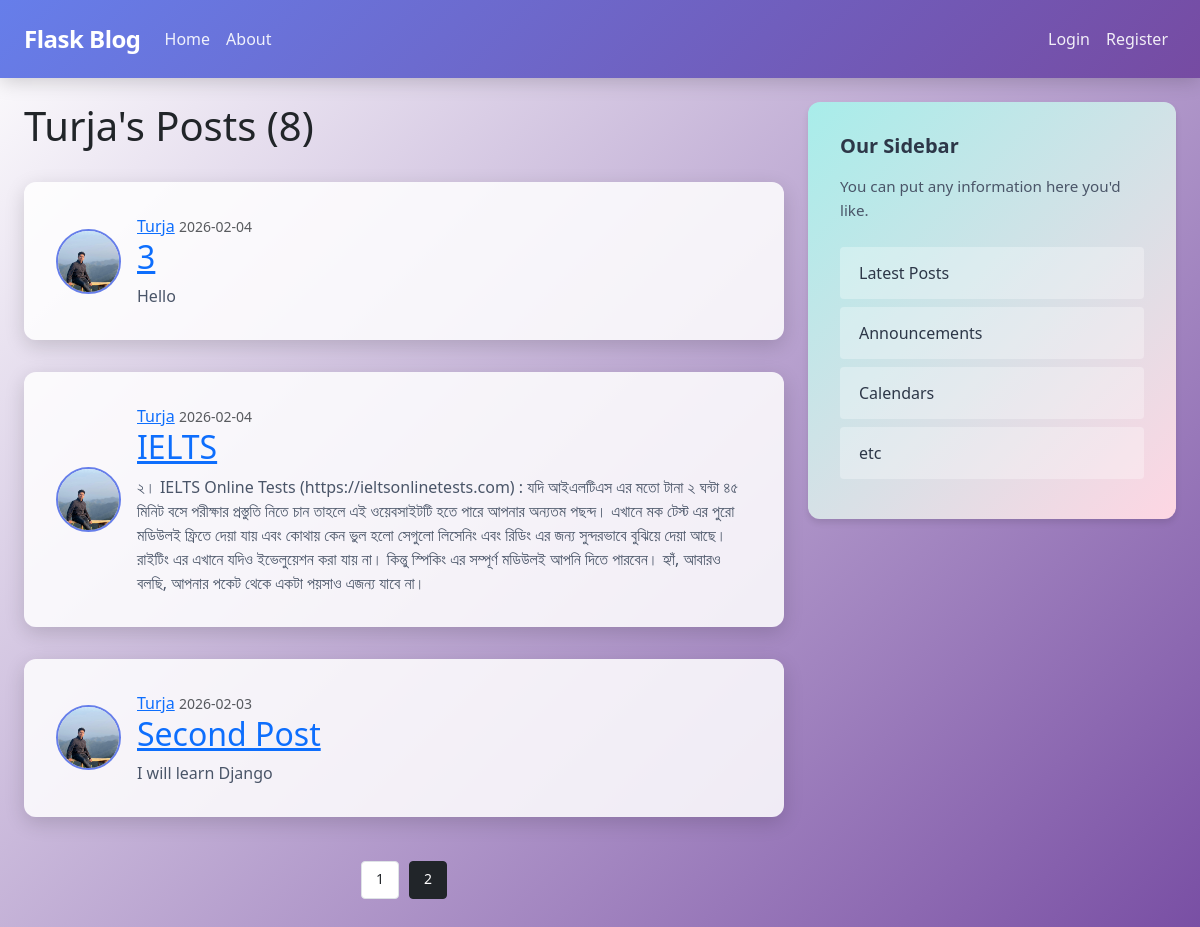
The page /user/Turja?page=2 on the database its author committed.
### flaskblog/models.py (models this page shows, shortened)
class User(db.Model, UserMixin):
    id = db.Column(db.Integer, primary_key=True)
    username = db.Column(db.String(20), unique=True, nullable=False)
    email = db.Column(db.String(120), unique=True, nullable=False)
    image_file = db.Column(db.String(20), nullable=False, default='default.jpg')
    password = db.Column(db.String(60), nullable=False)
    posts = db.relationship('Post', backref='author', lazy=True)

class Post(db.Model):
    id = db.Column(db.Integer, primary_key=True)
    title = db.Column(db.String(100), nullable=False)
    date_posted = db.Column(db.DateTime, nullable=False, default=datetime.utcnow)
    content = db.Column(db.Text, nullable=False)
    user_id = db.Column(db.Integer, db.ForeignKey('user.id'), nullable=False)

### flaskblog/users/routes.py (the view)
@users.route("/user/<string:username>")
def user_posts(username):
    page = request.args.get('page', 1, type=int)
    user = User.query.filter_by(username=username).first_or_404()
    posts = Post.query.filter_by(author=user)\
            .order_by(Post.date_posted.desc())\
            .paginate(per_page=5, page=page)
    return render_template('user_posts.html', posts=posts, user=user)

### flaskblog/templates/user_posts.html
{% extends "layout.html" %}
{% block content %}
<section>
    <h1>{{ user.username }}'s Posts ({{ posts.total }})</h1>
    {% for post in posts.items %}
        <article class="media content-section">
            <img class="rounded-circle article-img" src="{{ url_for('static', filename='profile_pics/' + post.author.image_file) }}" alt="Profile picture">
            <div class="media-body">
                <div class="article-metadata">
                    <a class="mr-2" href="{{ url_for('users.user_posts', username=post.author.username) }}">{{ post.author.username }}</a>
                    <small class="text-muted">{{ post.date_posted.strftime('%Y-%m-%d') }}</small>
                </div>
                <h2><a class="article-title" href="{{ url_for('posts.post', post_id=post.id) }}">{{ post.title }}</a></h2>
                <p class="article-content">{{ post.content }}</p>
            </div>
        </article>
    {% endfor %}
    <br>
    <div class="pagination-wrapper">
      <div class="text-center pagination-container">
        {% for page_num in posts.iter_pages(left_edge=1, right_edge=1, left_current=1, right_current=2) %}
            {% if page_num %}
                {% if posts.page == page_num %}
                    <a class="btn btn-dark mb-4 text-white" href="{{ url_for('users.user_posts', username=user.username, page=page_num) }}">{{ page_num }}</a>
                {% else %}
                    <a class="btn btn-light mb-4 text-dark" href="{{ url_for('users.user_posts', username=user.username, page=page_num) }}">{{ page_num }}</a>
                {% endif %}
            {% else %}
                <button class="btn btn-outline-secondary mb-4 text-dark" disabled>...</button>
            {% endif %}
        {% endfor %}
      </div>
    </div>
</section>
{% endblock content %}

### flaskblog/static/layout.css (style rules this page uses)
body { background: linear-gradient(135deg, #ffffff 0%, #764ba2 100%); font-family: 'Segoe UI', Tahoma, Geneva, Verdana, sans-serif; min-height: 100vh; padding-bottom: 2rem; }
.content-section { background: rgba(255, 255, 255, 0.85); padding: 2rem; border-radius: 12px; box-shadow: 0 6px 20px rgba(0, 0, 0, 0.15); margin-top: 2rem; }
.media { display: flex; align-items: center; }
.article-img { width: 65px; height: 65px; object-fit: cover; border-radius: 50%; margin-right: 1rem; border: 2px solid #667eea; background-color: #f1f1f1; }
.media-body p { font-size: 1rem; margin-bottom: 0; color: #4a5568; }
.pagination-wrapper { padding: 20px 0; }
.pagination-container .btn { margin: 0 3px; min-width: 38px; height: 38px; border-radius: 4px; font-weight: 500; font-size: 14px; transition: all 0.2s ease; background: #ffffff; border: 1px solid #dee2e6; color: #212529; }
.pagination-container .btn-dark { background: #212529; border-color: #212529; color: #ffffff; }
.pagination-container .btn-light { background: #ffffff; border-color: #dee2e6; color: #212529; }

### rows shown on the page
User: username "Turja"
Post: image_file (placeholder picture), author.username "Turja", date_posted "2026-02-04", title "3", content "Hello"
Post: image_file (placeholder picture), author.username "Turja", date_posted "2026-02-04", title "IELTS", content "২। IELTS Online Tests (https://ieltsonlinetests.com) : যদি আইএলটিএস এর মতো টানা ২ ঘন্টা ৪৫ মিনিট বসে পরীক্ষার প্রস্তুতি নিতে চান তাহলে এই ওয়েবসাইটটি হতে পারে আপনার অন্যতম পছন্দ। এখানে মক টেস্ট এর পুরো মডিউলই ফ্রিতে দেয়া যায় এবং কোথায় কেন ভুল হলো সেগুলো লিসেনিং এবং রিডিং এর জন্য সুন্দরভাবে বুঝিয়ে দেয়া আছে। রাইটিং এর এখানে যদিও ইভেলুয়েশন করা যায় না। কিন্তু স্পিকিং এর সম্পূর্ণ মডিউলই আপনি দিতে পারবেন। হ্যাঁ, আবারও বলছি, আপনার পকেট থেকে একটা পয়সাও এজন্য যাবে না।"
Post: image_file (placeholder picture), author.username "Turja", date_posted "2026-02-03", title "Second Post", content "I will learn Django"

### other values the page prints
{{ posts.total }} "8"
{{ page_num }} "1"
{{ page_num }} "2"
